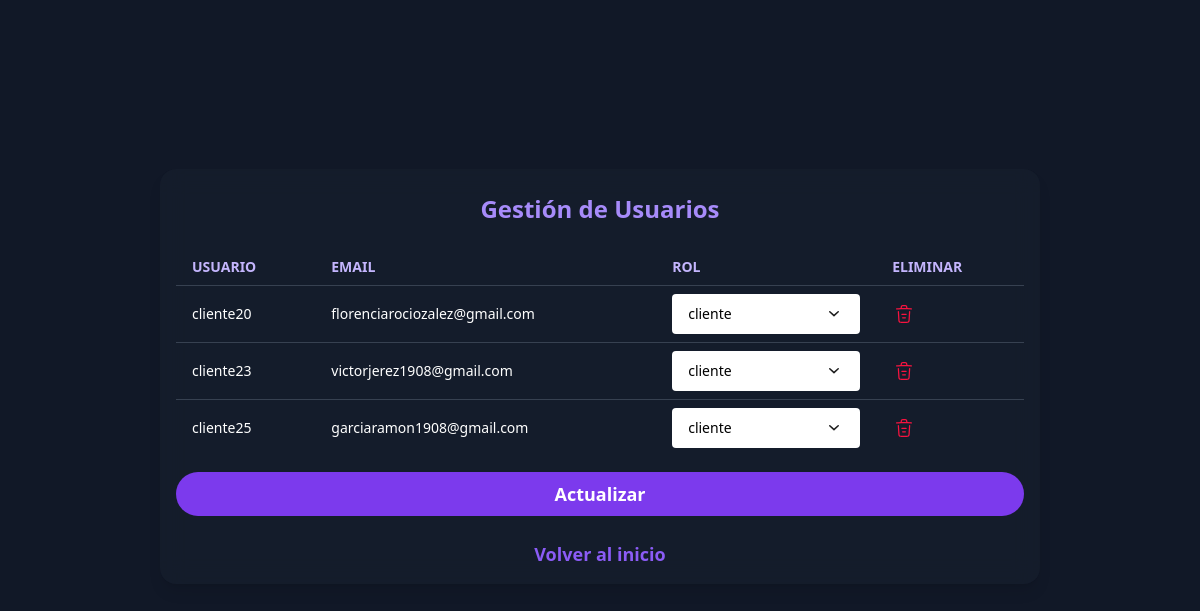
The app's page /gestionar-usuarios (signed in), older data.
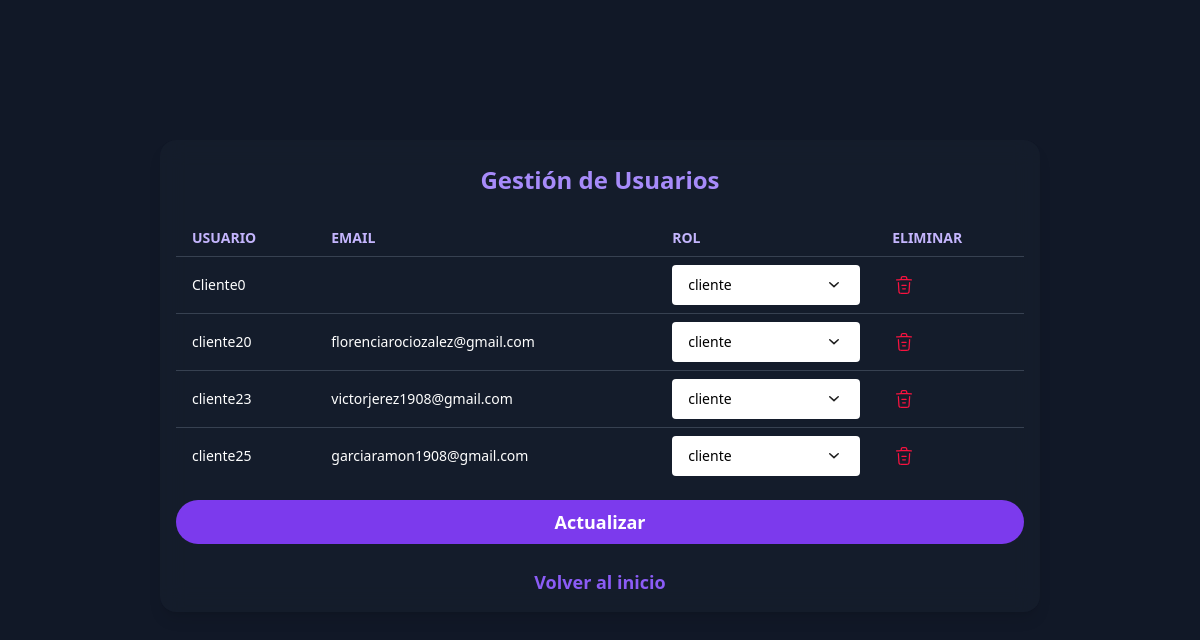
The same page, newer data.
### tables this page shows
CREATE TABLE usuarios (
            id INTEGER PRIMARY KEY AUTOINCREMENT,
            nombre TEXT UNIQUE,
            contraseña TEXT,
            rol TEXT,
            email TEXT,
            verificado INTEGER DEFAULT 0
        );

### app.py (the view)
@app.route('/gestionar-usuarios', methods=['GET', 'POST'])
def gestionar_usuarios():
    if 'usuario' not in session or session.get('rol') != 'admin':
        return redirect(url_for('login'))
    mensaje = ""
    with sqlite3.connect(DB_PATH) as conn:
        c = conn.cursor()
        if request.method == 'POST' and 'cambiar_rol_usuario' in request.form:
            nombre = request.form['cambiar_rol_usuario']
            nuevo_rol = request.form['nuevo_rol']
            c.execute("UPDATE usuarios SET rol = ? WHERE nombre = ?", (nuevo_rol, nombre))
            mensaje = f"✅ Rol de {nombre} actualizado a {nuevo_rol}."
        if request.method == 'POST' and 'eliminar_usuario' in request.form:
            nombre = request.form['eliminar_usuario']
            c.execute("DELETE FROM usuarios WHERE nombre = ?", (nombre,))
            mensaje = f"🗑️ Usuario {nombre} eliminado correctamente."
        c.execute("SELECT nombre, rol, email, verificado FROM usuarios WHERE nombre != 'admin' ORDER BY nombre")
        usuarios = c.fetchall()
        c.execute("""
            SELECT usuario, MAX(fecha) as ultimo_acceso
            FROM historial
            GROUP BY usuario
        """)
        resultados = c.fetchall()
        accesos = {}
        for fila in resultados:
            if fila and len(fila) == 2 and fila[0] and fila[1]:
                accesos[fila[0]] = fila[1]
    return render_template("gestionar_usuarios.html", usuarios=usuarios, mensaje=mensaje, accesos=accesos)

### templates/gestionar_usuarios.html (shortened to what this page needs)
<!DOCTYPE html>
<html lang="es">
<head>
    <script src="https://cdn.tailwindcss.com"></script>
</head>
<body class="flex items-center justify-center min-h-screen bg-gray-900"
      style="background-image: url('{{ url_for('static', filename='assets/fondoOscuro.png') }}'); background-size: cover; background-position: center;">
    <div class="flex flex-col items-center w-full max-w-4xl gap-6 -mt-12 px-2">
        <div class="bg-gray-800 bg-opacity-30 backdrop-blur-md p-8 sm:p-4 rounded-2xl shadow-lg w-full overflow-x-auto"
             style="max-width: 100vw; box-sizing: border-box; margin-left: 24px; margin-right: 24px;">
            <h2 class="text-3xl font-bold text-center text-violet-400 mb-6 mt-2 sm:text-2xl">Gestión de Usuarios</h2>
            <div class="w-full overflow-x-auto">
                <table class="min-w-full divide-y divide-gray-700 bg-transparent text-xs sm:text-sm">
                    <thead>
                        <tr>
                            <th class="px-2 sm:px-4 py-2 text-left font-semibold text-violet-300 uppercase">Usuario</th>
                            <th class="px-2 sm:px-4 py-2 text-left font-semibold text-violet-300 uppercase">Email</th>
                            <th class="px-2 sm:px-4 py-2 text-left font-semibold text-violet-300 uppercase">Rol</th>
                            <th class="px-2 sm:px-4 py-2 text-left font-semibold text-violet-300 uppercase">Eliminar</th>
                        </tr>
                    </thead>
                    <tbody class="divide-y divide-gray-700">
                        {% for nombre, rol, email, verificado in usuarios %}
                        <tr>
                            <td class="px-2 sm:px-4 py-2 text-white break-all">{{ nombre }}</td>
                            <td class="px-2 sm:px-4 py-2 text-white break-all">{{ email }}</td>
                            <td class="px-2 sm:px-4 py-2 text-white relative">
                                <div class="relative">
                                    <select class="bg-white text-black rounded px-4 py-2 w-full focus:outline-none focus:ring-2 focus:ring-violet-500 appearance-none pr-8" style="height: 40px; min-width: 120px;" onchange="seleccionarRol('{{ nombre }}', this.value)">
                                        <option value="cliente" {% if rol == 'cliente' %}selected{% endif %}>cliente</option>
                                    </select>
                                    <span class="pointer-events-none absolute right-4 top-1/2 transform -translate-y-1/2">
                                    </span>
                                </div>
                            </td>
                            <td class="px-2 sm:px-4 py-2">
                                <form method="post" onsubmit="return confirm('¿Estás seguro de eliminar al usuario {{ nombre }}?');">
                                    <button type="submit" class="p-0 bg-transparent border-none" title="Eliminar usuario">
                                        <img src="{{ url_for('static', filename='icons/tacho.svg') }}" alt="Eliminar" class="w-6 h-6 inline align-middle" style="filter: invert(38%) sepia(99%) saturate(7492%) hue-rotate(340deg) brightness(97%) contrast(101%);">
                                    </button>
                                </form>
                            </td>
                        </tr>
                        {% endfor %}
                    </tbody>
                </table>
                <button type="submit" form="form-cambiar-rol" class="w-full bg-violet-600 hover:bg-violet-700 text-white font-semibold py-2 px-4 rounded-full text-center text-base sm:text-lg transition-colors duration-200 mt-4 mb-4">Actualizar</button>
            </div>
            <a href="{{ url_for('home') }}" class="w-full text-violet-500 hover:underline font-semibold text-center block text-base sm:text-lg bg-transparent border-none p-0 mt-2">Volver al inicio</a>
        </div>
    </div>
</body>
</html>

Row changes from the older to the newer data that the page shows:
added usuarios: nombre "Cliente0", rol+nombre "cliente"
